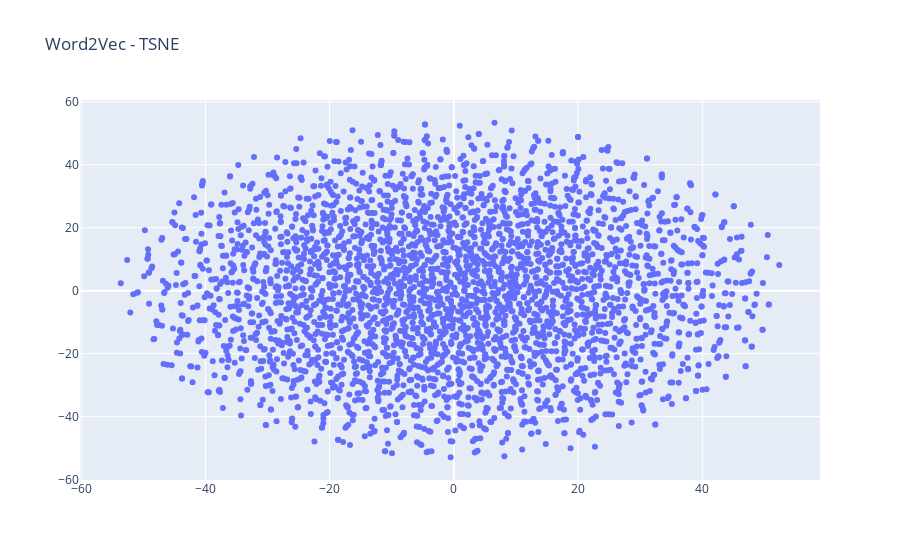

Notebook cell for this chart:
### Code cell
from sklearn.manifold import TSNE
import numpy as np

def reduce_dimensions(model):
    num_components = 2 # number of dimensions to keep after compression
    # extract vocabulary from model and vectors in order to associate them in t
    vectors = np.asarray(model.wv.vectors)
    labels = np.asarray(model.wv.index2word)
    # apply TSNE
    tsne = TSNE(n_components=num_components, random_state=0)
    vectors = tsne.fit_transform(vectors)
    x_vals = [v[0] for v in vectors]
    y_vals = [v[1] for v in vectors]
    return x_vals, y_vals, labels

def plot_embeddings(x_vals, y_vals, labels):
    import plotly.graph_objs as go
    fig = go.Figure()
    trace = go.Scatter(x=x_vals, y=y_vals, mode='markers', text=labels)
    fig.add_trace(trace)
    fig.update_layout(title="Word2Vec - TSNE")
    fig.show()
    return fig

x_vals, y_vals, labels = reduce_dimensions(model)
plot = plot_embeddings(x_vals, y_vals, labels)

### Figure 1 — Plotly figure (JSON) as saved in the notebook; plotly's stock layout.template omitted (floating-point values rounded to 4 significant figures; data arrays with more than 128 entries replaced by an {"elided": "..."} marker saying what was removed)
{"data": [{"mode": "markers", "text": {"elided": "3488 str values"}, "type": "scatter", "x": {"elided": "3488 float values"}, "y": {"elided": "3488 float values"}}], "layout": {"title": {"text": "Word2Vec - TSNE"}}}
